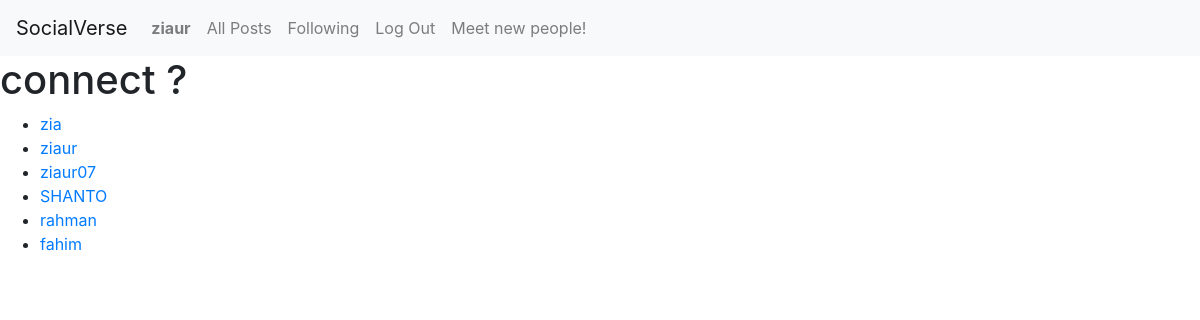
The page /all_users (signed in) on the database as committed earlier.
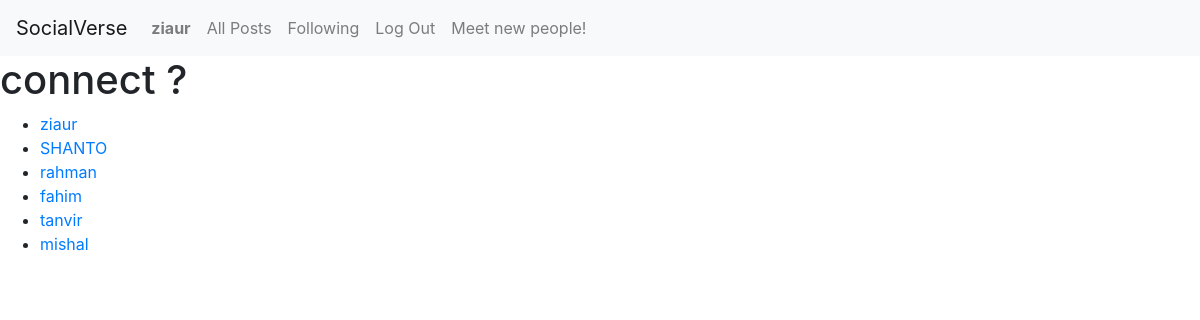
The same page on the database as committed later.
### network/models.py (models this page shows)
class User(AbstractUser):
    pass

### network/views.py (the view)
# urls.py: path('all_users', views.all_users, name='all_users'),
def all_users(request):
    users = User.objects.all()
    return render(request, 'all_users.html', {'users': users})
    posts = Post.objects.all().order_by('-post_date')
    return render(request, 'all_posts.html', {'posts': posts})

### network/templates/all_users.html (shortened to what this page needs)
{% extends "network/layout.html" %}
{% block body %}
<h1>connect ?</h1>
<ul>
{% for user in users %}
    <li>
        <a href="{% url 'profile' username=user.username %}">{{ user.username }}</a>
    </li>
{% endfor %}
</ul>
{% endblock %}

### network/templates/network/layout.html (shortened to what this page needs)
{% load static %}
<!DOCTYPE html>
<html lang="en">
    <head>
        <link rel="stylesheet" href="https://stackpath.bootstrapcdn.com/bootstrap/4.4.1/css/bootstrap.min.css">
        <link href="{% static 'network/styles.css' %}" rel="stylesheet">
    </head>
    <body>
        <nav class="navbar navbar-expand-lg navbar-light bg-light">
            <a class="navbar-brand" href="{% url 'index' %}">SocialVerse</a>
            <div>
              <ul class="navbar-nav mr-auto">
                {% if user.is_authenticated %}
                    <li class="nav-item">
                        <a class="nav-link" href="{% url 'profile' user.username %}"><strong>{{ user.username }}</strong></a>
                    </li>
                {% endif %}
                <li class="nav-item">
                  <a class="nav-link" href="{% url 'allPosts' %}">All Posts</a>
                </li>
                {% if user.is_authenticated %}
                    <li class="nav-item">
                        <a class="nav-link" href="{% url 'following_posts' %}">Following</a>
                    </li>
                    <li class="nav-item">
                        <a class="nav-link" href="{% url 'logout' %}">Log Out</a>
                    </li>
                    <li class="nav-item">
                        <a class="nav-link" href="{% url 'all_users' %}">Meet new people!</a>
                    </li>
                {% endif %}
              </ul>
            </div>
          </nav>
        <div class="body">
            {% block body %}
            {% endblock %}
        </div>
    </body>
</html>

Rows that differ between the two databases and show on the page:
removed User: username "zia"
removed User: username "ziaur07"
added User: username "tanvir"
added User: username "mishal"
